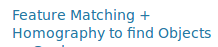
#> input picture pmm_hackathon_ws/box.png, 218 x 47 px
$ python match.py   (Python 2 division)
#> lines starting #> are read from the running program, lines starting #| are printed output that depends on the picture; after the words box and inside, x2 and y2 are one past the last pixel; in counts of white or black regions, pixels touching at a corner belong together
#!/usr/bin/env python
# very important
import numpy as np
import cv2
from matplotlib import pyplot as plt

def main():
	MIN_MATCH_COUNT = 10

	img1 = cv2.imread('./box.png',0)         # queryImage
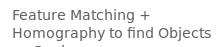
#> img1: shape (47, 218); min 100, max 255, mean 239.5
	img2 = cv2.imread('./box_in_scene.png',0) # trainImage
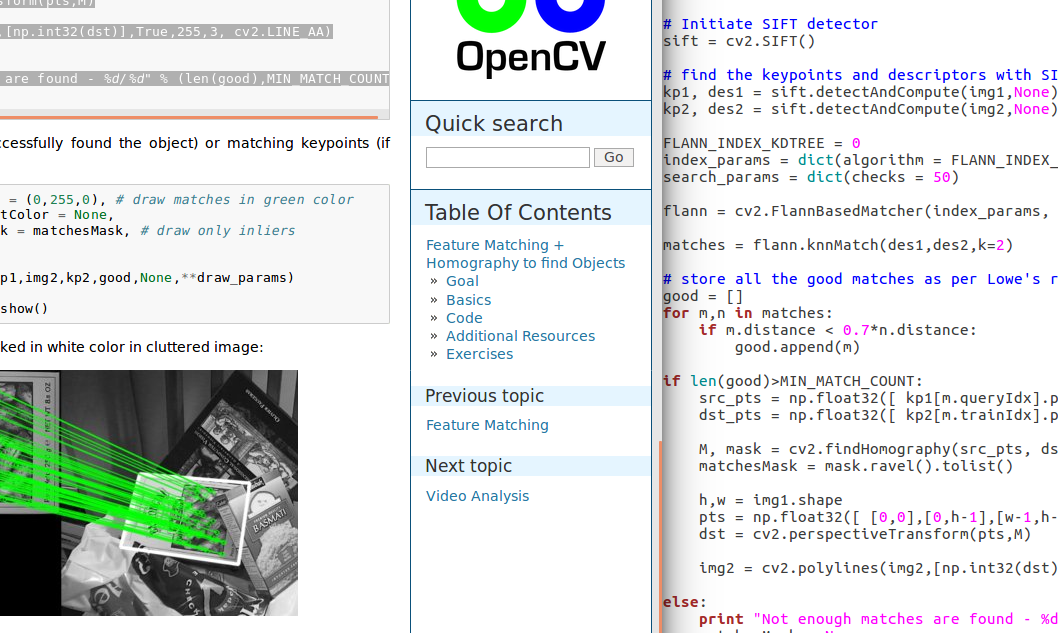
#> input picture pmm_hackathon_ws/box_in_scene.png, 1058 x 633 px
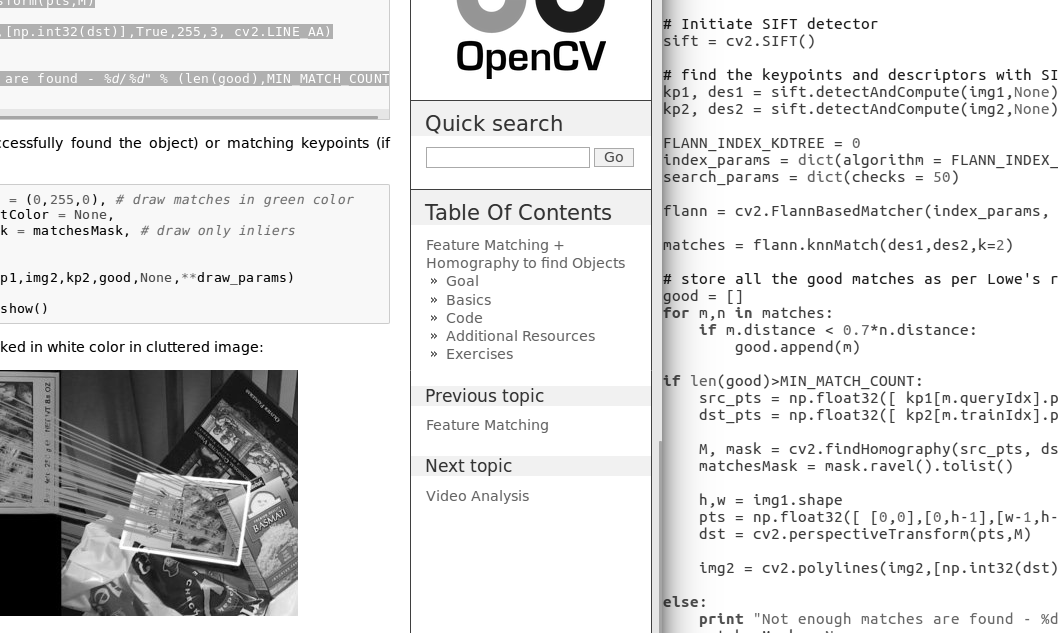
#> img2: shape (633, 1058); min 0, max 255, mean 222.8

	# Initiate SIFT detector
	sift = cv2.xfeatures2d.SIFT_create()

	# find the keypoints and descriptors with SIFT
	kp1, des1 = sift.detectAndCompute(img1,None)
#> kp1 = 93 keypoints; strongest (x, y, size): (72, 11, 1.9), (79, 11, 2), (111, 30, 2.1), (93, 12, 2.1)
	kp2, des2 = sift.detectAndCompute(img2,None)
#> kp2 = 3819 keypoints; strongest (x, y, size): (489, 76, 4), (602, 44, 4.6), (547, 67, 3.9), (575, 64, 5.2)

	FLANN_INDEX_KDTREE = 0
	index_params = dict(algorithm = FLANN_INDEX_KDTREE, trees = 5)
	search_params = dict(checks = 50)

	flann = cv2.FlannBasedMatcher(index_params, search_params)

	matches = flann.knnMatch(des1,des2,k=2)
#> matches = 93 matches
	print("somehting")
	# store all the good matches as per Lowe's ratio test.
	good = []
	for m,n in matches:
	    if m.distance < 0.7*n.distance:
		good.append(m)
#> this loop made 93 passes
#> after the loop, good = 66 matches

	if len(good)>MIN_MATCH_COUNT:
	    src_pts = np.float32([ kp1[m.queryIdx].pt for m in good ]).reshape(-1,1,2)
#> src_pts = 66 rows, first 8: [17.07, 29.96], [17.07, 29.96], [17.1, 34.97], [17.1, 34.97], [17.14, 17.04], [17.14, 17.04], [18.54, 23.54], [18.54, 23.54]
	    dst_pts = np.float32([ kp2[m.trainIdx].pt for m in good ]).reshape(-1,1,2)
#> dst_pts = 66 rows, first 8: [431.1, 260], [431.1, 260], [431.1, 265], [431.1, 265], [431.1, 247], [431.1, 247], [432.5, 253.5], [432.5, 253.5]

	    M, mask = cv2.findHomography(src_pts, dst_pts, cv2.RANSAC,5.0)
#> M = [[1, 7.51e-05, 414], [-8.5e-06, 1, 230], [-3.76e-08, 1.68e-07, 1]]; mask = 66 values from 1 to 1
	    matchesMask = mask.ravel().tolist()
#> matchesMask = 66 values from 1 to 1

	    h,w = img1.shape
#> h = 47; w = 218
	    pts = np.float32([ [0,0],[0,h-1],[w-1,h-1],[w-1,0] ]).reshape(-1,1,2)
#> pts = [[0, 0], [0, 46], [217, 46], [217, 0]]
	    dst = cv2.perspectiveTransform(pts,M)
#> dst = [[414, 230], [414, 276], [631, 276], [631, 230]]

	    img2 = cv2.polylines(img2,[np.int32(dst)],True,255,3, cv2.LINE_AA)
#> img2: shape (633, 1058); 0.01% of pixels changed, all inside (x1, y1, x2, y2) = (431, 275, 479, 280)

	else:
	    print "Not enough matches are found - %d/%d" % (len(good),MIN_MATCH_COUNT)
	    matchesMask = None

	draw_params = dict(matchColor = (0,255,0), # draw matches in green color
		           singlePointColor = None,
		           matchesMask = matchesMask, # draw only inliers
		           flags = 2)
#> draw_params = 4 items

	img3 = cv2.drawMatches(img1,kp1,img2,kp2,good,None,**draw_params)
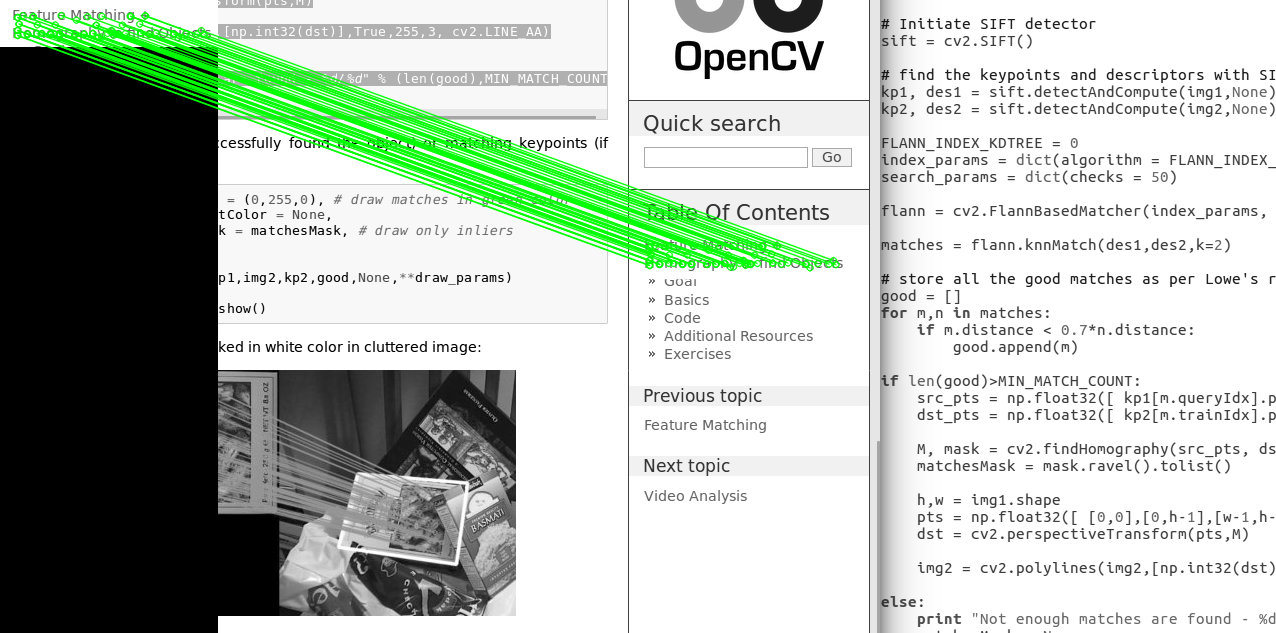
#> img3: shape (633, 1276, 3); mean of channels 0, 1, 2 179.3, 189.5, 179.3; drawn as B, G, R
	cv2.imshow("qq",img3)
	cv2.waitKey(0)
	plt.imshow(img3, 'gray'),plt.show()

if __name__=='__main__':
	main()
